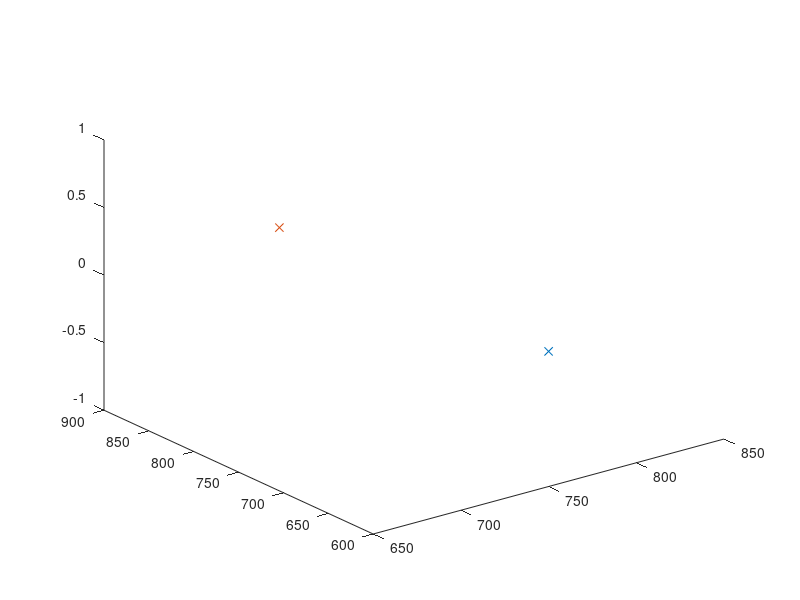

Here is the MATLAB script that generated this plot: (Note: this script raises an error after producing the figure.)
clc;clear all;close all;
n = 2;% input('Enter number of buildings in urban environment: ');

rotate3d;
h = 400;%input('Enter the height of UAV: ');
const1 = 0;const2 = 1500;
R = [750,750,0];%input('Enter the point on the road: ');


ad = [300,200,180];%input('Enter [l,w,h] of 1st building: ');
bd = [300,200,80];%input('Enter [l,w,h] of 2nd 1building: ');
wr = 50;%input('Enter width of the road: ');

a = [0,750,0];%input('Enter centre of building: ');
b = [0,750,0];
a(1,1) = 750 + (wr/2) + (ad(1,2)/2);
b(1,1) = 750 - (wr/2) - (bd(1,2)/2);

la = ad(1,1);wa = ad(1,2);ha = ad(1,3);

lb = bd(1,1);wb = bd(1,2);hb = bd(1,3);


R(1,2) = 750 - (la/2) + 0.00001;%input('Enter y coordinate of point on road: ');

plot3(R(1,1),R(1,2),0,'-x');

if (R(1,2)<=750+(la/2)) && (R(1,2)>=750-(la/2)) && (R(1,2)<=750+(lb/2)) && (R(1,2)>=750-(lb/2)) 

P1(1,1) = R(1,1) + (wr/2)*((const2 - R(1,2))/(750+(la/2) - R(1,2)));P1(1,2) = const2;

P2(1,1) = R(1,1) + (wr/2)*(h/ha);P2(1,2) = R(1,2) + (750+(la/2)- R(1,2))*(h/ha);

P3(1,1) = R(1,1) + (wr/2)*(h/ha);P3(1,2) = R(1,2) + (750 - (la/2) - R(1,2))*(h/ha);

P4(1,1) = R(1,1) + (wr/2)*((const1 - R(1,2))/(750 -(la/2) - R(1,2)));P4(1,2) = const1;

P5(1,1) = R(1,1) + (-wr/2)*((const1 - R(1,2))/(750 -(lb/2) - R(1,2)));P5(1,2) = const1;

P6(1,1) = R(1,1) + (-wr/2)*(h/hb);P6(1,2) = R(1,2) + (750 -(lb/2) - R(1,2))*(h/hb);

P7(1,1) = R(1,1) + (-wr/2)*(h/hb);P7(1,2) = R(1,2) + (750 +(lb/2) - R(1,2))*(h/hb);

P8(1,1) = R(1,1) + (-wr/2)*((const2 - R(1,2))/(750 +(lb/2) - R(1,2)));P8(1,2) = const2;

X = [P1(1,1) P2(1,1) P3(1,1) P4(1,1) P5(1,1) P6(1,1) P7(1,1) P8(1,1)];
Y = [P1(1,2) P2(1,2) P3(1,2) P4(1,2) P5(1,2) P6(1,2) P7(1,2) P8(1,2)];
Z = [h h h h h h h h];

end


if (R(1,2)<750+(la/2)) && (R(1,2)>750-(la/2)) && (R(1,2)<750+(lb/2)) && (R(1,2)<750-(lb/2))

P1(1,1) = R(1,1) + (wr/2)*((const2 - R(1,2))/(750+(la/2) - R(1,2)));P1(1,2) = const2;

P2(1,1) = R(1,1) + (wr/2)*(h/ha);P2(1,2) = R(1,2) + (750+(la/2)- R(1,2))*(h/ha);

P3(1,1) = R(1,1) + (wr/2)*(h/ha);P3(1,2) = R(1,2) + (750 - (la/2) - R(1,2))*(h/ha);

P4(1,1) = R(1,1) + (wr/2)*((const1 - R(1,2))/(750 -(la/2) - R(1,2)));P4(1,2) = const1;

P5(1,1) = const1;P5(1,2) = R(1,2) + (750 - (lb/2) - R(1,2))*((const1 - R(1,1))/(-wb - (wr/2)));

P6(1,1) = R(1,1) + (-(wr/2)-wb)*(h/hb);P6(1,2) = R(1,2) + (750 - (lb/2) - R(1,2))*(h/hb);

P7(1,1) = R(1,1) + (-wr/2)*(h/hb);P7(1,2) = R(1,2) + (750 - (lb/2) - R(1,2))*(h/hb);

P8(1,1) = R(1,1) + (-wr/2)*(h/hb);P8(1,2) = R(1,2) + (750 +(lb/2) - R(1,2))*(h/hb);

P9(1,1) = R(1,1) + (-wr/2)*((const2 - R(1,2))/(750 +(lb/2) - R(1,2)));P9(1,2) = const2;

X = [P1(1,1) P2(1,1) P3(1,1) P4(1,1) 0 P5(1,1) P6(1,1) P7(1,1) P8(1,1) P9(1,1) ];
Y = [P1(1,2) P2(1,2) P3(1,2) P4(1,2) 0 P5(1,2) P6(1,2) P7(1,2) P8(1,2) P9(1,2) ];
Z = [h h h h h h h h h h];

end


if (R(1,2)<750+(la/2)) && (R(1,2)<750-(la/2)) && (R(1,2)<750+(lb/2)) && (R(1,2)>750-(lb/2)) 

P1(1,1) = R(1,1) + (wr/2)*((const2 - R(1,2))/(750+(la/2) - R(1,2)));P1(1,2) = const2;

P2(1,1) = R(1,1) + (wr/2)*(h/ha);P2(1,2) = R(1,2) + (750+(la/2)- R(1,2))*(h/ha);

P3(1,1) = R(1,1) + (wr/2)*(h/ha);P3(1,2) = R(1,2) + (750 - (la/2) - R(1,2))*(h/ha);

P4(1,1) = R(1,1) + ((wr/2) + wa)*(h/ha);P4(1,2) = R(1,2) + (750 - (la/2) - R(1,2))*(h/ha);

P5(1,1) = const2;P5(1,2) = R(1,2) + (750 - (la/2) - R(1,2))*((const2 - R(1,1))/((wr/2) + wa));

P6(1,1) = R(1,1) + (-wr/2)*((const1 - R(1,2))/(750 -(lb/2) - R(1,2)));P6(1,2) = const1;

P7(1,1) = R(1,1) + (-wr/2)*(h/hb);P7(1,2) = R(1,2) + (750 -(lb/2) - R(1,2))*(h/hb);

P8(1,1) = R(1,1) + (-wr/2)*(h/hb);P8(1,2) = R(1,2) + (750 +(lb/2) - R(1,2))*(h/hb);

P9(1,1) = R(1,1) + (-wr/2)*((const2 - R(1,2))/(750 +(lb/2) - R(1,2)));P9(1,2) = const2;

X = [P1(1,1) P2(1,1) P3(1,1) P4(1,1) P5(1,1) 1500 P6(1,1) P7(1,1) P8(1,1) P9(1,1) ];
Y = [P1(1,2) P2(1,2) P3(1,2) P4(1,2) P5(1,2)  0 P6(1,2) P7(1,2) P8(1,2) P9(1,2) ];
Z = [h h h h h h h h h h];

end


if (R(1,2)<750+(la/2)) && (R(1,2)<750-(la/2)) && (R(1,2)<750+(lb/2)) && (R(1,2)<750-(lb/2)) 

P1(1,1) = R(1,1) + (wr/2)*((const2 - R(1,2))/(750+(la/2) - R(1,2)));P1(1,2) = const2;

P2(1,1) = R(1,1) + (wr/2)*(h/ha);P2(1,2) = R(1,2) + (750+(la/2)- R(1,2))*(h/ha);

P3(1,1) = R(1,1) + (wr/2)*(h/ha);P3(1,2) = R(1,2) + (750 - (la/2) - R(1,2))*(h/ha);

P4(1,1) = R(1,1) + ((wr/2) + wa)*(h/ha);P4(1,2) = R(1,2) + (750 - (la/2) - R(1,2))*(h/ha);

P5(1,1) = const2;P5(1,2) = R(1,2) + (750 - (la/2) - R(1,2))*((const2 - R(1,1))/((wr/2) + wa ));

P6(1,1) = const1;P6(1,2) = R(1,2) + (750 - (lb/2) - R(1,2))*((const1 - R(1,1))/(-wb - (wr/2)));

P7(1,1) = R(1,1) + (-(wr/2)-wb)*(h/hb);P7(1,2) = R(1,2) + (750 - (lb/2) - R(1,2))*(h/hb);

P8(1,1) = R(1,1) + (-wr/2)*(h/hb);P8(1,2) = R(1,2) + (750 - (lb/2) - R(1,2))*(h/hb);

P9(1,1) = R(1,1) + (-wr/2)*(h/hb);P9(1,2) = R(1,2) + (750 +(lb/2) - R(1,2))*(h/hb);

P10(1,1) = R(1,1) + (-wr/2)*((const2 - R(1,2))/(750 +(lb/2) - R(1,2)));P10(1,2) = const2;

X = [P1(1,1) P2(1,1) P3(1,1) P4(1,1) P5(1,1) 1500 0 P6(1,1) P7(1,1) P8(1,1) P9(1,1) P10(1,1)];
Y = [P1(1,2) P2(1,2) P3(1,2) P4(1,2) P5(1,2) 0 0 P6(1,2) P7(1,2) P8(1,2) P9(1,2) P10(1,2)];
Z = [h h h h h h h h h h h h];

end


if (R(1,2)<750+(la/2)) && (R(1,2)>750-(la/2)) && (R(1,2)>750+(lb/2)) && (R(1,2)>750-(lb/2)) 

P1(1,1) = R(1,1) + (wr/2)*((const2 - R(1,2))/(750+(la/2) - R(1,2)));P1(1,2) = const2;

P2(1,1) = R(1,1) + (wr/2)*(h/ha);P2(1,2) = R(1,2) + (750+(la/2)- R(1,2))*(h/ha);

P3(1,1) = R(1,1) + (wr/2)*(h/ha);P3(1,2) = R(1,2) + (750 - (la/2) - R(1,2))*(h/ha);

P4(1,1) = R(1,1) + (wr/2)*((const1 - R(1,2))/(750 -(la/2) - R(1,2)));P4(1,2) = const1;

P5(1,1) = R(1,1) + (-wr/2)*((const1 - R(1,2))/(750 -(lb/2) - R(1,2)));P5(1,2) = const1;

P6(1,1) = R(1,1) + (-wr/2)*(h/hb);P6(1,2) = R(1,2) + (750 -(lb/2) - R(1,2))*(h/hb);

P7(1,1) = R(1,1) + (-wr/2)*(h/hb);P7(1,2) = R(1,2) + (750 +(lb/2) - R(1,2))*(h/hb);

P8(1,1) = R(1,1) + (-(wr/2) - wb)*(h/hb);P8(1,2) = R(1,2) + (750 +(lb/2) - R(1,2))*(h/hb);

P9(1,1) = const1;P9(1,2) = R(1,2) + (750 +(lb/2) - R(1,2))*((const1 - R(1,1))/(-(wr/2) - wb));

X = [P1(1,1) P2(1,1) P3(1,1) P4(1,1) P5(1,1) P6(1,1) P7(1,1) P8(1,1) P9(1,1) 0];
Y = [P1(1,2) P2(1,2) P3(1,2) P4(1,2) P5(1,2) P6(1,2) P7(1,2) P8(1,2) P9(1,2) 1500];
Z = [h h h h h h h h h h ];

end


if (R(1,2)>750+(la/2)) && (R(1,2)>750-(la/2)) && (R(1,2)<750+(lb/2)) && (R(1,2)>750-(lb/2)) 

P1(1,1) = const2;P1(1,2) = R(1,1) + (750+(la/2) - R(1,2))*((const2 - R(1,1))/((wr/2) + wa));

P2(1,1) = R(1,1) + ((wr/2)+ wa)*(h/ha);P2(1,2) = R(1,2) + (750+(la/2)- R(1,2))*(h/ha);

P3(1,1) = R(1,1) + (wr/2)*(h/ha);P3(1,2) = R(1,2) + (750+(la/2)- R(1,2))*(h/ha);

P4(1,1) = R(1,1) + (wr/2)*(h/ha);P4(1,2) = R(1,2) + (750 - (la/2) - R(1,2))*(h/ha);

P5(1,1) = R(1,1) + (wr/2)*((const1 - R(1,2))/(750 -(la/2) - R(1,2)));P5(1,2) = const1;

P6(1,1) = R(1,1) + (-wr/2)*((const1 - R(1,2))/(750 -(lb/2) - R(1,2)));P6(1,2) = const1;

P7(1,1) = R(1,1) + (-wr/2)*(h/hb);P7(1,2) = R(1,2) + (750 -(lb/2) - R(1,2))*(h/hb);

P8(1,1) = R(1,1) + (-wr/2)*(h/hb);P8(1,2) = R(1,2) + (750 +(lb/2) - R(1,2))*(h/hb);

P9(1,1) = R(1,1) + (-wr/2)*((const2 - R(1,2))/(750 +(lb/2) - R(1,2)));P9(1,2) = const2;

X = [1500 P1(1,1) P2(1,1) P3(1,1) P4(1,1) P5(1,1) P6(1,1) P7(1,1) P8(1,1) P9(1,1)];
Y = [1500 P1(1,2) P2(1,2) P3(1,2) P4(1,2) P5(1,2) P6(1,2) P7(1,2) P8(1,2) P9(1,2)];
Z = [h h h h h h h h h h];

end


if (R(1,2)>750+(la/2)) && (R(1,2)>750-(la/2)) && (R(1,2)>750+(lb/2)) && (R(1,2)>750-(lb/2)) 

P1(1,1) = const2;P1(1,2) = R(1,2) + (750+(la/2) - R(1,2))*((const2 - R(1,1))/((wr/2) + wa));

P2(1,1) = R(1,1) + ((wr/2)+ wa)*(h/ha);P2(1,2) = R(1,2) + (750+(la/2)- R(1,2))*(h/ha);

P3(1,1) = R(1,1) + (wr/2)*(h/ha);P3(1,2) = R(1,2) + (750+(la/2)- R(1,2))*(h/ha);

P4(1,1) = R(1,1) + (wr/2)*(h/ha);P4(1,2) = R(1,2) + (750 - (la/2) - R(1,2))*(h/ha);

P5(1,1) = R(1,1) + (wr/2)*((const1 - R(1,2))/(750 -(la/2) - R(1,2)));P5(1,2) = const1;

P6(1,1) = R(1,1) + (-wr/2)*((const1 - R(1,2))/(750 -(lb/2) - R(1,2)));P6(1,2) = const1;

P7(1,1) = R(1,1) + (-wr/2)*(h/hb);P7(1,2) = R(1,2) + (750 -(lb/2) - R(1,2))*(h/hb);

P8(1,1) = R(1,1) + (-(wr/2) - wb)*(h/hb);P8(1,2) = R(1,2) + (750 -(lb/2) - R(1,2))*(h/hb);

P9(1,1) = R(1,1) + (-(wr/2) - wb)*(h/hb);P9(1,2) = R(1,2) + (750 +(lb/2) - R(1,2))*(h/hb);

P10(1,1) = const1;P10(1,2) = R(1,2) + (750 +(lb/2) - R(1,2))*((const1 - R(1,1))/(-(wr/2) - wb));

X = [1500 P1(1,1) P2(1,1) P3(1,1) P4(1,1) P5(1,1) P6(1,1) P7(1,1) P8(1,1) P9(1,1) P10(1,1) 0];
Y = [1500 P1(1,2) P2(1,2) P3(1,2) P4(1,2) P5(1,2) P6(1,2) P7(1,2) P8(1,2) P9(1,2) P10(1,2) 1500];
Z = [h h h h h h h h h h h h];

end


R(1,2) = 750 + (la/2) - 0.00001;

hold on 

plot3(R(1,1),R(1,2),0,'-x');

if (R(1,2)<=750+(la/2)) && (R(1,2)>=750-(la/2)) && (R(1,2)<=750+(lb/2)) && (R(1,2)>=750-(lb/2)) 

P1(1,1) = R(1,1) + (wr/2)*((const2 - R(1,2))/(750+(la/2) - R(1,2)));P1(1,2) = const2;

P2(1,1) = R(1,1) + (wr/2)*(h/ha);P2(1,2) = R(1,2) + (750+(la/2)- R(1,2))*(h/ha);

P3(1,1) = R(1,1) + (wr/2)*(h/ha);P3(1,2) = R(1,2) + (750 - (la/2) - R(1,2))*(h/ha);

P4(1,1) = R(1,1) + (wr/2)*((const1 - R(1,2))/(750 -(la/2) - R(1,2)));P4(1,2) = const1;

P5(1,1) = R(1,1) + (-wr/2)*((const1 - R(1,2))/(750 -(lb/2) - R(1,2)));P5(1,2) = const1;

P6(1,1) = R(1,1) + (-wr/2)*(h/hb);P6(1,2) = R(1,2) + (750 -(lb/2) - R(1,2))*(h/hb);

P7(1,1) = R(1,1) + (-wr/2)*(h/hb);P7(1,2) = R(1,2) + (750 +(lb/2) - R(1,2))*(h/hb);

P8(1,1) = R(1,1) + (-wr/2)*((const2 - R(1,2))/(750 +(lb/2) - R(1,2)));P8(1,2) = const2;

X1 = [P1(1,1) P2(1,1) P3(1,1) P4(1,1) P5(1,1) P6(1,1) P7(1,1) P8(1,1)];
Y1 = [P1(1,2) P2(1,2) P3(1,2) P4(1,2) P5(1,2) P6(1,2) P7(1,2) P8(1,2)];
Z1 = [h h h h h h h h];

end


if (R(1,2)<750+(la/2)) && (R(1,2)>750-(la/2)) && (R(1,2)<750+(lb/2)) && (R(1,2)<750-(lb/2))

P1(1,1) = R(1,1) + (wr/2)*((const2 - R(1,2))/(750+(la/2) - R(1,2)));P1(1,2) = const2;

P2(1,1) = R(1,1) + (wr/2)*(h/ha);P2(1,2) = R(1,2) + (750+(la/2)- R(1,2))*(h/ha);

P3(1,1) = R(1,1) + (wr/2)*(h/ha);P3(1,2) = R(1,2) + (750 - (la/2) - R(1,2))*(h/ha);

P4(1,1) = R(1,1) + (wr/2)*((const1 - R(1,2))/(750 -(la/2) - R(1,2)));P4(1,2) = const1;

P5(1,1) = const1;P5(1,2) = R(1,2) + (750 - (lb/2) - R(1,2))*((const1 - R(1,1))/(-wb - (wr/2)));

P6(1,1) = R(1,1) + (-(wr/2)-wb)*(h/hb);P6(1,2) = R(1,2) + (750 - (lb/2) - R(1,2))*(h/hb);

P7(1,1) = R(1,1) + (-wr/2)*(h/hb);P7(1,2) = R(1,2) + (750 - (lb/2) - R(1,2))*(h/hb);

P8(1,1) = R(1,1) + (-wr/2)*(h/hb);P8(1,2) = R(1,2) + (750 +(lb/2) - R(1,2))*(h/hb);

P9(1,1) = R(1,1) + (-wr/2)*((const2 - R(1,2))/(750 +(lb/2) - R(1,2)));P9(1,2) = const2;

X1 = [P1(1,1) P2(1,1) P3(1,1) P4(1,1) 0 P5(1,1) P6(1,1) P7(1,1) P8(1,1) P9(1,1) ];
Y1 = [P1(1,2) P2(1,2) P3(1,2) P4(1,2) 0 P5(1,2) P6(1,2) P7(1,2) P8(1,2) P9(1,2) ];
Z1 = [h h h h h h h h h h];

end


if (R(1,2)<750+(la/2)) && (R(1,2)<750-(la/2)) && (R(1,2)<750+(lb/2)) && (R(1,2)>750-(lb/2)) 

P1(1,1) = R(1,1) + (wr/2)*((const2 - R(1,2))/(750+(la/2) - R(1,2)));P1(1,2) = const2;

P2(1,1) = R(1,1) + (wr/2)*(h/ha);P2(1,2) = R(1,2) + (750+(la/2)- R(1,2))*(h/ha);

P3(1,1) = R(1,1) + (wr/2)*(h/ha);P3(1,2) = R(1,2) + (750 - (la/2) - R(1,2))*(h/ha);

P4(1,1) = R(1,1) + ((wr/2) + wa)*(h/ha);P4(1,2) = R(1,2) + (750 - (la/2) - R(1,2))*(h/ha);

P5(1,1) = const2;P5(1,2) = R(1,2) + (750 - (la/2) - R(1,2))*((const2 - R(1,1))/((wr/2) + wa));

P6(1,1) = R(1,1) + (-wr/2)*((const1 - R(1,2))/(750 -(lb/2) - R(1,2)));P6(1,2) = const1;

P7(1,1) = R(1,1) + (-wr/2)*(h/hb);P7(1,2) = R(1,2) + (750 -(lb/2) - R(1,2))*(h/hb);

P8(1,1) = R(1,1) + (-wr/2)*(h/hb);P8(1,2) = R(1,2) + (750 +(lb/2) - R(1,2))*(h/hb);

P9(1,1) = R(1,1) + (-wr/2)*((const2 - R(1,2))/(750 +(lb/2) - R(1,2)));P9(1,2) = const2;

X1 = [P1(1,1) P2(1,1) P3(1,1) P4(1,1) P5(1,1) 1500 P6(1,1) P7(1,1) P8(1,1) P9(1,1) ];
Y1 = [P1(1,2) P2(1,2) P3(1,2) P4(1,2) P5(1,2)  0 P6(1,2) P7(1,2) P8(1,2) P9(1,2) ];
Z1 = [h h h h h h h h h h];

end


if (R(1,2)<750+(la/2)) && (R(1,2)<750-(la/2)) && (R(1,2)<750+(lb/2)) && (R(1,2)<750-(lb/2)) 

P1(1,1) = R(1,1) + (wr/2)*((const2 - R(1,2))/(750+(la/2) - R(1,2)));P1(1,2) = const2;

P2(1,1) = R(1,1) + (wr/2)*(h/ha);P2(1,2) = R(1,2) + (750+(la/2)- R(1,2))*(h/ha);

P3(1,1) = R(1,1) + (wr/2)*(h/ha);P3(1,2) = R(1,2) + (750 - (la/2) - R(1,2))*(h/ha);

P4(1,1) = R(1,1) + ((wr/2) + wa)*(h/ha);P4(1,2) = R(1,2) + (750 - (la/2) - R(1,2))*(h/ha);

P5(1,1) = const2;P5(1,2) = R(1,2) + (750 - (la/2) - R(1,2))*((const2 - R(1,1))/((wr/2) + wa ));

P6(1,1) = const1;P6(1,2) = R(1,2) + (750 - (lb/2) - R(1,2))*((const1 - R(1,1))/(-wb - (wr/2)));

P7(1,1) = R(1,1) + (-(wr/2)-wb)*(h/hb);P7(1,2) = R(1,2) + (750 - (lb/2) - R(1,2))*(h/hb);

P8(1,1) = R(1,1) + (-wr/2)*(h/hb);P8(1,2) = R(1,2) + (750 - (lb/2) - R(1,2))*(h/hb);

P9(1,1) = R(1,1) + (-wr/2)*(h/hb);P9(1,2) = R(1,2) + (750 +(lb/2) - R(1,2))*(h/hb);

P10(1,1) = R(1,1) + (-wr/2)*((const2 - R(1,2))/(750 +(lb/2) - R(1,2)));P10(1,2) = const2;

X1 = [P1(1,1) P2(1,1) P3(1,1) P4(1,1) P5(1,1) 1500 0 P6(1,1) P7(1,1) P8(1,1) P9(1,1) P10(1,1)];
Y1 = [P1(1,2) P2(1,2) P3(1,2) P4(1,2) P5(1,2) 0 0 P6(1,2) P7(1,2) P8(1,2) P9(1,2) P10(1,2)];
Z1 = [h h h h h h h h h h h h];

end


if (R(1,2)<750+(la/2)) && (R(1,2)>750-(la/2)) && (R(1,2)>750+(lb/2)) && (R(1,2)>750-(lb/2)) 

P1(1,1) = R(1,1) + (wr/2)*((const2 - R(1,2))/(750+(la/2) - R(1,2)));P1(1,2) = const2;

P2(1,1) = R(1,1) + (wr/2)*(h/ha);P2(1,2) = R(1,2) + (750+(la/2)- R(1,2))*(h/ha);

P3(1,1) = R(1,1) + (wr/2)*(h/ha);P3(1,2) = R(1,2) + (750 - (la/2) - R(1,2))*(h/ha);

P4(1,1) = R(1,1) + (wr/2)*((const1 - R(1,2))/(750 -(la/2) - R(1,2)));P4(1,2) = const1;

P5(1,1) = R(1,1) + (-wr/2)*((const1 - R(1,2))/(750 -(lb/2) - R(1,2)));P5(1,2) = const1;

P6(1,1) = R(1,1) + (-wr/2)*(h/hb);P6(1,2) = R(1,2) + (750 -(lb/2) - R(1,2))*(h/hb);

P7(1,1) = R(1,1) + (-wr/2)*(h/hb);P7(1,2) = R(1,2) + (750 +(lb/2) - R(1,2))*(h/hb);

P8(1,1) = R(1,1) + (-(wr/2) - wb)*(h/hb);P8(1,2) = R(1,2) + (750 +(lb/2) - R(1,2))*(h/hb);

P9(1,1) = const1;P9(1,2) = R(1,2) + (750 +(lb/2) - R(1,2))*((const1 - R(1,1))/(-(wr/2) - wb));

X1 = [P1(1,1) P2(1,1) P3(1,1) P4(1,1) P5(1,1) P6(1,1) P7(1,1) P8(1,1) P9(1,1) 0];
Y1 = [P1(1,2) P2(1,2) P3(1,2) P4(1,2) P5(1,2) P6(1,2) P7(1,2) P8(1,2) P9(1,2) 1500];
Z1 = [h h h h h h h h h h ];

end


if (R(1,2)>750+(la/2)) && (R(1,2)>750-(la/2)) && (R(1,2)<750+(lb/2)) && (R(1,2)>750-(lb/2)) 

P1(1,1) = const2;P1(1,2) = R(1,1) + (750+(la/2) - R(1,2))*((const2 - R(1,1))/((wr/2) + wa));

P2(1,1) = R(1,1) + ((wr/2)+ wa)*(h/ha);P2(1,2) = R(1,2) + (750+(la/2)- R(1,2))*(h/ha);

P3(1,1) = R(1,1) + (wr/2)*(h/ha);P3(1,2) = R(1,2) + (750+(la/2)- R(1,2))*(h/ha);

P4(1,1) = R(1,1) + (wr/2)*(h/ha);P4(1,2) = R(1,2) + (750 - (la/2) - R(1,2))*(h/ha);

P5(1,1) = R(1,1) + (wr/2)*((const1 - R(1,2))/(750 -(la/2) - R(1,2)));P5(1,2) = const1;

P6(1,1) = R(1,1) + (-wr/2)*((const1 - R(1,2))/(750 -(lb/2) - R(1,2)));P6(1,2) = const1;

P7(1,1) = R(1,1) + (-wr/2)*(h/hb);P7(1,2) = R(1,2) + (750 -(lb/2) - R(1,2))*(h/hb);

P8(1,1) = R(1,1) + (-wr/2)*(h/hb);P8(1,2) = R(1,2) + (750 +(lb/2) - R(1,2))*(h/hb);

P9(1,1) = R(1,1) + (-wr/2)*((const2 - R(1,2))/(750 +(lb/2) - R(1,2)));P9(1,2) = const2;

X1 = [1500 P1(1,1) P2(1,1) P3(1,1) P4(1,1) P5(1,1) P6(1,1) P7(1,1) P8(1,1) P9(1,1)];
Y1 = [1500 P1(1,2) P2(1,2) P3(1,2) P4(1,2) P5(1,2) P6(1,2) P7(1,2) P8(1,2) P9(1,2)];
Z1 = [h h h h h h h h h h];

end


if (R(1,2)>750+(la/2)) && (R(1,2)>750-(la/2)) && (R(1,2)>750+(lb/2)) && (R(1,2)>750-(lb/2)) 

P1(1,1) = const2;P1(1,2) = R(1,2) + (750+(la/2) - R(1,2))*((const2 - R(1,1))/((wr/2) + wa));

P2(1,1) = R(1,1) + ((wr/2)+ wa)*(h/ha);P2(1,2) = R(1,2) + (750+(la/2)- R(1,2))*(h/ha);

P3(1,1) = R(1,1) + (wr/2)*(h/ha);P3(1,2) = R(1,2) + (750+(la/2)- R(1,2))*(h/ha);

P4(1,1) = R(1,1) + (wr/2)*(h/ha);P4(1,2) = R(1,2) + (750 - (la/2) - R(1,2))*(h/ha);

P5(1,1) = R(1,1) + (wr/2)*((const1 - R(1,2))/(750 -(la/2) - R(1,2)));P5(1,2) = const1;

P6(1,1) = R(1,1) + (-wr/2)*((const1 - R(1,2))/(750 -(lb/2) - R(1,2)));P6(1,2) = const1;

P7(1,1) = R(1,1) + (-wr/2)*(h/hb);P7(1,2) = R(1,2) + (750 -(lb/2) - R(1,2))*(h/hb);

P8(1,1) = R(1,1) + (-(wr/2) - wb)*(h/hb);P8(1,2) = R(1,2) + (750 -(lb/2) - R(1,2))*(h/hb);

P9(1,1) = R(1,1) + (-(wr/2) - wb)*(h/hb);P9(1,2) = R(1,2) + (750 +(lb/2) - R(1,2))*(h/hb);

P10(1,1) = const1;P10(1,2) = R(1,2) + (750 +(lb/2) - R(1,2))*((const1 - R(1,1))/(-(wr/2) - wb));

X1 = [1500 P1(1,1) P2(1,1) P3(1,1) P4(1,1) P5(1,1) P6(1,1) P7(1,1) P8(1,1) P9(1,1) P10(1,1) 0];
Y1 = [1500 P1(1,2) P2(1,2) P3(1,2) P4(1,2) P5(1,2) P6(1,2) P7(1,2) P8(1,2) P9(1,2) P10(1,2) 1500];
Z1 = [h h h h h h h h h h h h];

end



[Xb, Yb] = polybool('intersection', X,Y,X1,Y1);

num = numel(Xb);
for po=1:1:num;
    Zb(po,1) = h;
end


patch(Xb,Yb,Zb,'green');

voxel(a + [-wa/2,-la/2,0],[wa la ha],'c',0.7);
voxel(b + [-wb/2,-lb/2,0],[wb lb hb],'c',0.7);

axis([const1 const2 const1 const2 0 h]);
axis('square');


hold on 

global k vt va r U TIME 
 
k = 5;
vt = 7;
va = 20;
r=  0.8;
U = [];
TIME = [];

Wi = [750,150];Wf = [750,1500];


x_t_0 = Wi(1,1);
y_t_0 = Wi(1,2);
chi_t_0 = pi/2;

x_a_0 = 750;
y_a_0 = 150;
chi_a_0 = pi/6;


tspan = [0,150];
z0 = [x_t_0;y_t_0;chi_t_0;x_a_0;y_a_0;chi_a_0;];
options = odeset ('reltol',1e-10,'abstol',1e-10);
[t,z] = ode45('los',tspan,z0,options);



x_t = z(:,1);y_t = z(:,2);

x_a = z(:,4);y_a = z(:,5);

chi_t = z(:,3);chi_a = z(:,6);

len1 = length(x_t);
for check = 1:1:len1
    h_t(check,1) = 0;
    h_uav(check,1) = h;
end



figure(1)
hold on
plot3(x_t,y_t,h_t,'color','b');
hold on 
plot3(x_a,y_a,h_uav,'color','r');


figure(2)
hold on
patch(Xb,Yb,'green');
hold on
plot(x_t,y_t,'color','b');
hold on 
plot(x_a,y_a,'color','r');

figure(3)
hold on
plot(TIME,U,'r');
axis equal;

chi_r = chi_a*180/pi;
%figure(3)
%plot(t,chi_r);



%axis([-100 200 -100 200]);
axis('square');


